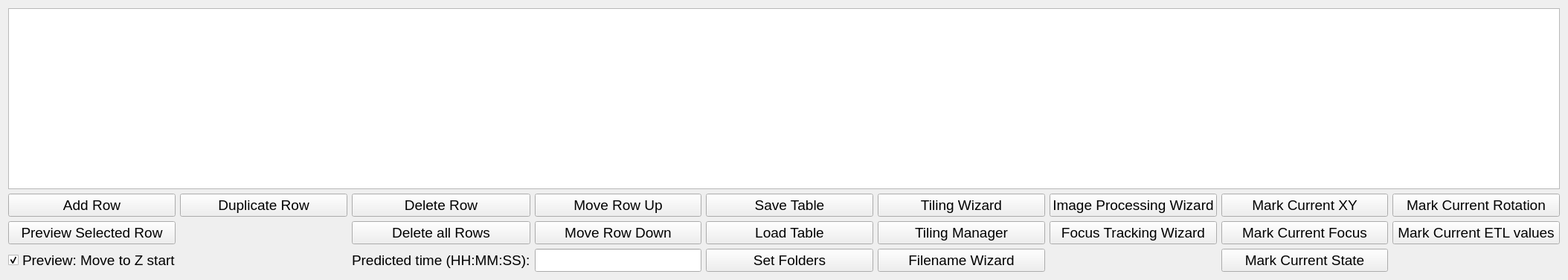
<?xml version="1.0" encoding="UTF-8"?>
<ui version="4.0">
 <class>Form</class>
 <widget class="QWidget" name="Form">
  <property name="enabled">
   <bool>true</bool>
  </property>
  <property name="geometry">
   <rect>
    <x>0</x>
    <y>0</y>
    <width>2108</width>
    <height>376</height>
   </rect>
  </property>
  <property name="windowTitle">
   <string>Form</string>
  </property>
  <layout class="QHBoxLayout" name="horizontalLayout">
   <item>
    <layout class="QVBoxLayout" name="verticalLayout">
     <item>
      <widget class="QTableView" name="table">
       <property name="font">
        <font>
         <pointsize>14</pointsize>
        </font>
       </property>
       <property name="dragEnabled">
        <bool>true</bool>
       </property>
       <property name="dragDropOverwriteMode">
        <bool>false</bool>
       </property>
       <property name="dragDropMode">
        <enum>QAbstractItemView::InternalMove</enum>
       </property>
       <property name="defaultDropAction">
        <enum>Qt::MoveAction</enum>
       </property>
       <property name="alternatingRowColors">
        <bool>false</bool>
       </property>
       <property name="selectionMode">
        <enum>QAbstractItemView::SingleSelection</enum>
       </property>
       <property name="selectionBehavior">
        <enum>QAbstractItemView::SelectRows</enum>
       </property>
       <property name="showGrid">
        <bool>true</bool>
       </property>
      </widget>
     </item>
     <item>
      <layout class="QGridLayout" name="gridLayout">
       <item row="1" column="2">
        <widget class="QPushButton" name="DeleteAllButton">
         <property name="font">
          <font>
           <pointsize>14</pointsize>
          </font>
         </property>
         <property name="toolTip">
          <string>Deletes all rows in the table</string>
         </property>
         <property name="text">
          <string>Delete all Rows</string>
         </property>
        </widget>
       </item>
       <item row="0" column="2">
        <widget class="QPushButton" name="DeleteButton">
         <property name="font">
          <font>
           <pointsize>14</pointsize>
          </font>
         </property>
         <property name="toolTip">
          <string>Deletes selected row</string>
         </property>
         <property name="text">
          <string>Delete Row</string>
         </property>
        </widget>
       </item>
       <item row="0" column="1">
        <widget class="QPushButton" name="CopyButton">
         <property name="font">
          <font>
           <pointsize>14</pointsize>
          </font>
         </property>
         <property name="toolTip">
          <string>Duplicates a row in the table</string>
         </property>
         <property name="text">
          <string>Duplicate Row</string>
         </property>
        </widget>
       </item>
       <item row="0" column="3">
        <widget class="QPushButton" name="MoveUpButton">
         <property name="font">
          <font>
           <pointsize>14</pointsize>
          </font>
         </property>
         <property name="toolTip">
          <string>Moves selected row up</string>
         </property>
         <property name="text">
          <string>Move Row Up</string>
         </property>
        </widget>
       </item>
       <item row="0" column="0">
        <widget class="QPushButton" name="AddButton">
         <property name="font">
          <font>
           <pointsize>14</pointsize>
          </font>
         </property>
         <property name="toolTip">
          <string>Adds another row to the table</string>
         </property>
         <property name="text">
          <string>Add Row</string>
         </property>
        </widget>
       </item>
       <item row="0" column="4">
        <widget class="QPushButton" name="SaveButton">
         <property name="font">
          <font>
           <pointsize>14</pointsize>
          </font>
         </property>
         <property name="toolTip">
          <string>Saves the table</string>
         </property>
         <property name="text">
          <string>Save Table</string>
         </property>
        </widget>
       </item>
       <item row="0" column="9">
        <widget class="QPushButton" name="MarkCurrentRotationButton">
         <property name="font">
          <font>
           <pointsize>14</pointsize>
          </font>
         </property>
         <property name="toolTip">
          <string>Copies current sample rotation angle into the selected row.</string>
         </property>
         <property name="text">
          <string>Mark Current Rotation</string>
         </property>
        </widget>
       </item>
       <item row="1" column="9">
        <widget class="QPushButton" name="MarkCurrentETLParametersButton">
         <property name="font">
          <font>
           <pointsize>14</pointsize>
          </font>
         </property>
         <property name="toolTip">
          <string>Copies current ETL values into the selected row.</string>
         </property>
         <property name="text">
          <string>Mark Current ETL values</string>
         </property>
        </widget>
       </item>
       <item row="1" column="0">
        <widget class="QPushButton" name="PreviewSelectionButton">
         <property name="enabled">
          <bool>true</bool>
         </property>
         <property name="font">
          <font>
           <pointsize>14</pointsize>
          </font>
         </property>
         <property name="toolTip">
          <string>Preview acquisition: The microscope will move the to the starting location and set up everything (filters, lasers, ...).</string>
         </property>
         <property name="text">
          <string>Preview Selected Row</string>
         </property>
        </widget>
       </item>
       <item row="0" column="6">
        <widget class="QPushButton" name="ImageProcessingWizardButton">
         <property name="font">
          <font>
           <pointsize>14</pointsize>
          </font>
         </property>
         <property name="toolTip">
          <string>Generates Image Processing Options for the entire table.</string>
         </property>
         <property name="text">
          <string>Image Processing Wizard</string>
         </property>
        </widget>
       </item>
       <item row="1" column="6">
        <widget class="QPushButton" name="FocusTrackingWizardButton">
         <property name="font">
          <font>
           <pointsize>14</pointsize>
          </font>
         </property>
         <property name="toolTip">
          <string>Generates start/end focus positions for the table.</string>
         </property>
         <property name="text">
          <string>Focus Tracking Wizard</string>
         </property>
        </widget>
       </item>
       <item row="1" column="3">
        <widget class="QPushButton" name="MoveDownButton">
         <property name="font">
          <font>
           <pointsize>14</pointsize>
          </font>
         </property>
         <property name="toolTip">
          <string>Moves selected row down</string>
         </property>
         <property name="text">
          <string>Move Row Down</string>
         </property>
        </widget>
       </item>
       <item row="2" column="8">
        <widget class="QPushButton" name="MarkCurrentStateButton">
         <property name="font">
          <font>
           <pointsize>14</pointsize>
          </font>
         </property>
         <property name="toolTip">
          <string>Copies current laser, intensity, zoom &amp; filter settings into the selected row.</string>
         </property>
         <property name="text">
          <string>Mark Current State</string>
         </property>
        </widget>
       </item>
       <item row="1" column="8">
        <widget class="QPushButton" name="MarkCurrentFocusButton">
         <property name="font">
          <font>
           <pointsize>14</pointsize>
          </font>
         </property>
         <property name="toolTip">
          <string>Copies the current focus into the selected row (Sets both start &amp; end focus).</string>
         </property>
         <property name="text">
          <string>Mark Current Focus</string>
         </property>
        </widget>
       </item>
       <item row="0" column="8">
        <widget class="QPushButton" name="MarkCurrentXYButton">
         <property name="font">
          <font>
           <pointsize>14</pointsize>
          </font>
         </property>
         <property name="toolTip">
          <string>Copies the current X &amp; Y position into the selected row.</string>
         </property>
         <property name="text">
          <string>Mark Current XY</string>
         </property>
        </widget>
       </item>
       <item row="1" column="4">
        <widget class="QPushButton" name="LoadButton">
         <property name="font">
          <font>
           <pointsize>14</pointsize>
          </font>
         </property>
         <property name="toolTip">
          <string>Loads a saved table.</string>
         </property>
         <property name="text">
          <string>Load Table</string>
         </property>
        </widget>
       </item>
       <item row="0" column="5">
        <widget class="QPushButton" name="TilingWizardButton">
         <property name="enabled">
          <bool>true</bool>
         </property>
         <property name="font">
          <font>
           <pointsize>14</pointsize>
          </font>
         </property>
         <property name="toolTip">
          <string>Generates a tiling acquisition through a series of steps.</string>
         </property>
         <property name="text">
          <string>Tiling Wizard</string>
         </property>
        </widget>
       </item>
       <item row="2" column="0" colspan="2">
        <widget class="QCheckBox" name="PreviewZCheckBox">
         <property name="font">
          <font>
           <pointsize>14</pointsize>
          </font>
         </property>
         <property name="toolTip">
          <string>If enabled, the sample will be moved to the z-starting location if &quot;Preview Selected Row&quot; is clicked.</string>
         </property>
         <property name="text">
          <string>Preview: Move to Z start</string>
         </property>
         <property name="checked">
          <bool>true</bool>
         </property>
        </widget>
       </item>
       <item row="2" column="3">
        <widget class="QLineEdit" name="AcquisitionTimeEdit">
         <property name="sizePolicy">
          <sizepolicy hsizetype="Preferred" vsizetype="Fixed">
           <horstretch>0</horstretch>
           <verstretch>0</verstretch>
          </sizepolicy>
         </property>
         <property name="font">
          <font>
           <pointsize>14</pointsize>
          </font>
         </property>
         <property name="acceptDrops">
          <bool>false</bool>
         </property>
         <property name="toolTip">
          <string>Predicted acquisition time in hh:mm:ss.</string>
         </property>
         <property name="readOnly">
          <bool>true</bool>
         </property>
        </widget>
       </item>
       <item row="2" column="2">
        <widget class="QLabel" name="label">
         <property name="font">
          <font>
           <pointsize>14</pointsize>
          </font>
         </property>
         <property name="toolTip">
          <string>Predicted acquisition time in hh:mm:ss.</string>
         </property>
         <property name="text">
          <string>Predicted time (HH:MM:SS):</string>
         </property>
        </widget>
       </item>
       <item row="2" column="4">
        <widget class="QPushButton" name="SetFoldersButton">
         <property name="font">
          <font>
           <pointsize>14</pointsize>
          </font>
         </property>
         <property name="toolTip">
          <string>Sets all the save folders for the entire table.</string>
         </property>
         <property name="text">
          <string>Set Folders</string>
         </property>
        </widget>
       </item>
       <item row="2" column="5">
        <widget class="QPushButton" name="FilenameWizardButton">
         <property name="font">
          <font>
           <pointsize>14</pointsize>
          </font>
         </property>
         <property name="toolTip">
          <string>Generates filenames for the entire table.</string>
         </property>
         <property name="text">
          <string>Filename Wizard</string>
         </property>
        </widget>
       </item>
       <item row="1" column="5">
        <widget class="QPushButton" name="TilingManagerButton">
         <property name="font">
          <font>
           <pointsize>14</pointsize>
          </font>
         </property>
         <property name="toolTip">
          <string>Opens an overview of the tiling pattern.</string>
         </property>
         <property name="text">
          <string>Tiling Manager</string>
         </property>
        </widget>
       </item>
      </layout>
     </item>
    </layout>
   </item>
  </layout>
 </widget>
 <resources/>
 <connections/>
</ui>
